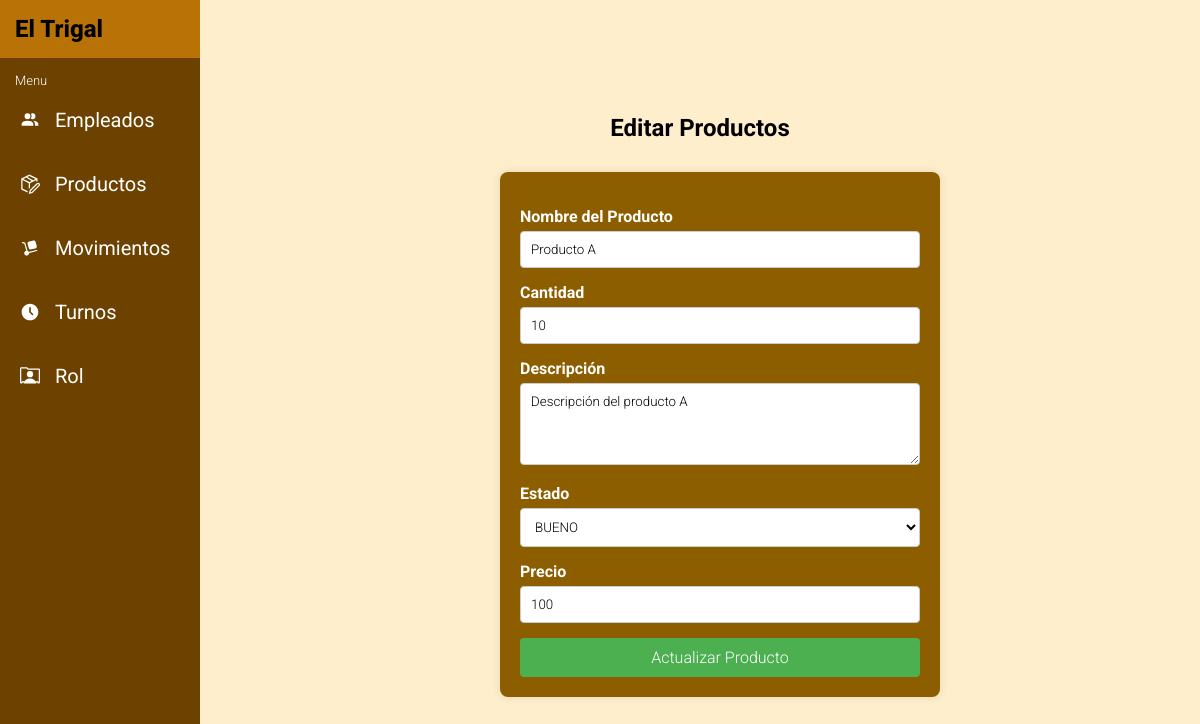
The app's page /php/layout/editar-productos.php?id=1 (signed in) with its own data.
### tables this page shows
CREATE TABLE Producto (
    id_producto INT AUTO_INCREMENT PRIMARY KEY,
    nombre_producto VARCHAR(50),
    cantidad INT,
    descripcion TEXT,
    estado VARCHAR(20),
    Precio INT
);

### php/layout/editar-productos.php (the view, shortened to what this page needs)
<?php
include ('../config/connection.php');
if (isset($_GET['id']) && !empty($_GET['id'])) {
  $id_producto = $_GET['id'];
  $query = "CALL ConsultarProducto(?)";
  if ($stmt = $conn->prepare($query)) {
    $stmt->bind_param("i", $id_producto);
    $stmt->execute();
    $stmt->store_result();
    if ($stmt->num_rows == 1) {
      $stmt->bind_result($id, $nombre, $stock, $descripcion, $estado, $precio);
    } else {
      echo "No se encontró el producto.";
      exit();
    }
  } else {
    echo "Error al preparar la consulta.";
    exit();
  }
} else {
  echo "ID de producto no válido.";
  exit();
}
?>
<!DOCTYPE html>
<html lang="es">
<head>
  <link rel="stylesheet" href="../../css/menu.css">
  <link rel="stylesheet" href="../../css/menu-productos.css">
</head>
<body>
  <?php include '../components/menu.php' ?>
  <section>
    <h2>Editar Productos</h2>
    <div class="productos-container">
      <form action="../controllers/productosCtrl/modificaCtrl.php" method="POST">
        <div class="form-group">
          <label for="nombre">Nombre del Producto</label>
          <input type="text" id="nombre" name="nombre" value="<?php echo $nombre; ?>" required>
        </div>
        <div class="form-group">
          <label for="stock">Cantidad</label>
          <input type="number" id="stock" name="stock" value="<?php echo $stock; ?>" min="0" required>
        </div>
        <div class="form-group">
          <label for="descripcion">Descripción</label>
          <textarea id="descripcion" name="descripcion" rows="4" required><?php echo $descripcion; ?></textarea>
        </div>
        <div class="form-group">
          <label for="estado">Estado</label>
          <select id="estado" name="estado" required>
            <option value="BUENO" selected>BUENO</option>
          </select>
        </div>
        <div class="form-group">
          <label for="price">Precio</label>
          <input type="number" id="price" name="price" value="<?php echo $precio; ?>" min="0.01" step="0.01" required>
        </div>
        <button type="submit">Actualizar Producto</button>
      </form>
    </div>
  </section>
</body>
</html>

### css/menu.css (style rules this page uses)
* { font-family: "Roboto", sans-serif; font-weight: 300; font-style: normal; margin: 0; padding: 0; }

### css/menu-productos.css (style rules this page uses)
body { margin: 0; padding: 0; min-height: 100vh; background: #ffeecc; font-family: "Roboto", sans-serif; font-weight: 300; font-style: normal; }
section { padding: 20px; margin-left: 200px; min-height: 100vh; display: flex; flex-direction: column; justify-content: center; align-items: center; }
section h2 { font-weight: 700; }
.productos-container { width: 40%; min-width: 400px; color: white; margin: 30px; }
form { background-color: #8d5e00; padding: 20px; border-radius: 8px; box-shadow: 0 0 10px rgba(0, 0, 0, 0.1); width: 100%; display: flex; flex-direction: column; justify-content: center; align-items: center; }
.form-group { width: 100%; margin-bottom: 15px; }
.form-group label { display: block; margin-bottom: 5px; font-weight: bold; }
.form-group input[type="text"], .form-group input[type="number"], .form-group select { width: 100%; padding: 10px; border: 1px solid #ccc; border-radius: 4px; box-sizing: border-box; background-color: white; }
.form-group textarea { width: 100%; padding: 10px; border: 1px solid #ccc; border-radius: 4px; box-sizing: border-box; resize: vertical; }
button { background-color: #4caf50; color: white; padding: 10px 15px; border: none; border-radius: 4px; cursor: pointer; font-size: 16px; width: 100%; }

### records on screen
producto: nombre "Producto A", stock "10", descripcion "Descripción del producto A", price "100"
